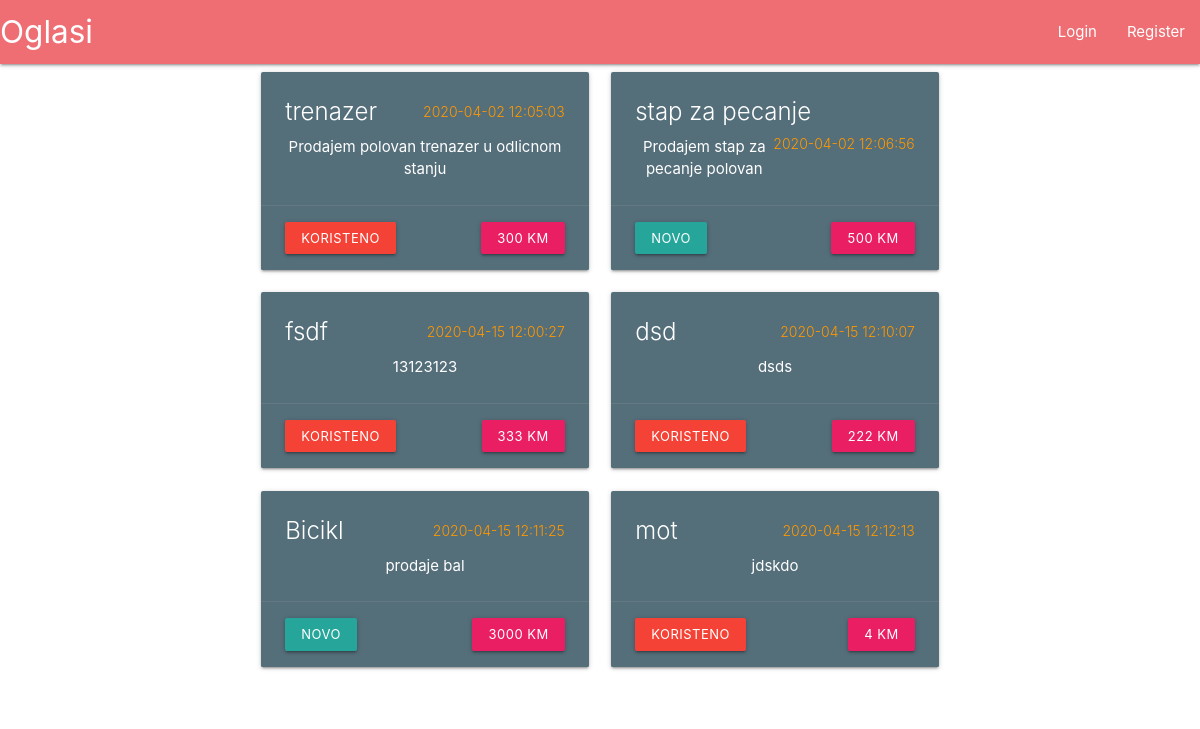
The page / on the database its author committed.
### tables this page shows
CREATE TABLE `oglasi` (
  `id` int(11) NOT NULL,
  `user_id` int(11) NOT NULL,
  `title` varchar(255) NOT NULL,
  `used` int(1) NOT NULL,
  `price` int(11) NOT NULL,
  `created_at` datetime NOT NULL DEFAULT current_timestamp(),
  `updated_at` datetime NOT NULL DEFAULT current_timestamp(),
  `text` text NOT NULL,
  `active` int(1) NOT NULL,
  `category` enum('bela tehnika','kompjuteri','sportska oprema','ribolov') NOT NULL
);

### views/index.view.php (called while the page is built)
<?php
require_once("partials/head.php");
$sql = "SELECT * FROM oglasi WHERE active = 1";
$query = mysqli_query($con,$sql);
$oglasi = mysqli_fetch_all($query,MYSQLI_ASSOC);
require_once("partials/header.php");
require_once("prikaz_oglasa.php");
require_once("partials/bottom.php");
?>

### index.php (called while the page is built, shortened)
<?php
    require_once("views/index.view.php");
?>

### prikaz_oglasa.php (the view)
<div class="container">
    <div class="row">
        <div class="col s10 offset-s1">
            <div class="row">
                <?php foreach($oglasi as $oglas): ?>
                    <a href="single.oglas.php?id=<?php echo $oglas['id']; ?>">
                        <div class="col s12 m6">
                            <div class="card blue-grey darken-1">
                                <div class="card-content white-text">
                                    <span class="card-title"><?php echo $oglas["title"]; ?>
                                    <span style="font-size: 14px" class=" orange-text right"><?php echo $oglas["created_at"] ?></span> </span>
                                    <p class="center-align"><?php echo $oglas["text"]; ?></p>
                                </div>
                                <div class="card-action">
                                    <?php if($oglas["used"] == 1) : ?>
                                        <button class="waves-effect red btn-small">Koristeno</button>
                                    <?php else: ?>
                                        <button class="waves-effect waves-green btn-small">Novo</button>
                                    <?php endif ?>
                                    <button class="waves-effect pink btn-small right"><?php echo $oglas["price"]; ?> KM</button>
                                </div>
                            </div>
                        </div>
                    </a>
                <?php endforeach ?>
            </div>
        </div>
    </div>
</div>

### views/partials/head.php (shortened to what this page needs)
<!doctype html>
<html lang="en">
<head>
    <link rel="stylesheet" href="materialize-v1.0.0/materialize/css/materialize.css">
    <link rel="stylesheet" href="css/main.css">
</head>
<body>

### views/partials/header.php
<nav>
    <div class="nav-wrapper">
        <a href="index.php" class="brand-logo">Oglasi</a>
        <ul id="nav-mobile" class="right hide-on-med-and-down">
            <?php  if(!isset($_SESSION["user"])): ?>
            <li><a href="login.php">Login</a></li>
            <li><a href="register.php">Register</a></li>
            <?php else: ?>
                <li><a href="userprofile.php"><?php echo $_SESSION["user"]["name"]; ?></a></li>
                <li><a href="logout.php">logout</a></li>
            <?php endif ?>
        </ul>
    </div>
</nav>

### views/partials/bottom.php (shortened to what this page needs)
</body>
</html>

### rows shown on the page
oglasi: title "trenazer", created_at "2020-04-02 12:05:03", text "Prodajem polovan trenazer u odlicnom stanju", used "KORISTENO", price "300"
oglasi: title "stap za pecanje", created_at "2020-04-02 12:06:56", text "Prodajem stap za pecanje polovan", used "NOVO", price "500"
oglasi: title "fsdf", created_at "2020-04-15 12:00:27", text "13123123", used "KORISTENO", price "333"
oglasi: title "dsd", created_at "2020-04-15 12:10:07", text "dsds", used "KORISTENO", price "222"
oglasi: title "Bicikl", created_at "2020-04-15 12:11:25", text "prodaje bal", used "NOVO", price "3000"
oglasi: title "mot", created_at "2020-04-15 12:12:13", text "jdskdo", used "KORISTENO", price "4"
